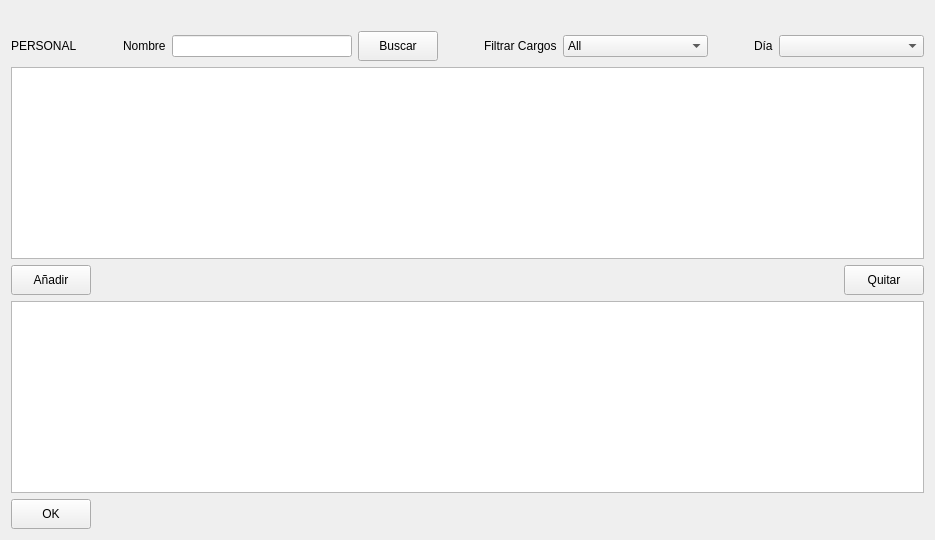
     <widget class="QWidget" name="pag_personal">
      <attribute name="title">
       <string>Personal</string>
      </attribute>
      <layout class="QGridLayout" name="gridLayout_2">
       <item row="1" column="0">
        <layout class="QVBoxLayout" name="verticalLayout_5">
         <item>
          <layout class="QVBoxLayout" name="verticalLayout_3">
           <property name="topMargin">
            <number>20</number>
           </property>
           <item>
            <layout class="QHBoxLayout" name="horizontalLayout_25">
             <item>
              <widget class="QLabel" name="labelTitle4">
               <property name="styleSheet">
                <string notr="true">font: 10pt &quot;MS Shell Dlg 2&quot;;</string>
               </property>
               <property name="text">
                <string>PERSONAL</string>
               </property>
              </widget>
             </item>
             <item>
              <spacer name="horizontalSpacer_6">
               <property name="orientation">
                <enum>Qt::Horizontal</enum>
               </property>
               <property name="sizeHint" stdset="0">
                <size>
                 <width>40</width>
                 <height>20</height>
                </size>
               </property>
              </spacer>
             </item>
             <item>
              <layout class="QHBoxLayout" name="horizontalLayout_24">
               <item>
                <widget class="QLabel" name="nombre_personal">
                 <property name="text">
                  <string>Nombre</string>
                 </property>
                </widget>
               </item>
               <item>
                <widget class="QLineEdit" name="entry_nombre_personal">
                 <property name="minimumSize">
                  <size>
                   <width>180</width>
                   <height>0</height>
                  </size>
                 </property>
                 <property name="contextMenuPolicy">
                  <enum>Qt::DefaultContextMenu</enum>
                 </property>
                </widget>
               </item>
              </layout>
             </item>
             <item>
              <widget class="QPushButton" name="buttonBuscarPers">
               <property name="minimumSize">
                <size>
                 <width>65</width>
                 <height>30</height>
                </size>
               </property>
               <property name="text">
                <string>Buscar</string>
               </property>
              </widget>
             </item>
             <item>
              <spacer name="horizontalSpacer_7">
               <property name="orientation">
                <enum>Qt::Horizontal</enum>
               </property>
               <property name="sizeHint" stdset="0">
                <size>
                 <width>40</width>
                 <height>20</height>
                </size>
               </property>
              </spacer>
             </item>
             <item>
              <layout class="QHBoxLayout" name="horizontalLayout_19">
               <item>
                <widget class="QLabel" name="filtrar_cargos">
                 <property name="text">
                  <string>Filtrar Cargos</string>
                 </property>
                </widget>
               </item>
               <item>
                <widget class="QComboBox" name="combo_filtrar_cargos">
                 <property name="minimumSize">
                  <size>
                   <width>145</width>
                   <height>0</height>
                  </size>
                 </property>
                 <item>
                  <property name="text">
                   <string>All</string>
                  </property>
                 </item>
                 <item>
                  <property name="text">
                   <string>Crew Chief</string>
                  </property>
                 </item>
                 <item>
                  <property name="text">
                   <string>Operador de Luces</string>
                  </property>
                 </item>
                 <item>
                  <property name="text">
                   <string>Dimmers</string>
                  </property>
                 </item>
                 <item>
                  <property name="text">
                   <string>Técnico de Luces</string>
                  </property>
                 </item>
                 <item>
                  <property name="text">
                   <string>Operador de Sonido</string>
                  </property>
                 </item>
                 <item>
                  <property name="text">
                   <string>RF</string>
                  </property>
                 </item>
                 <item>
                  <property name="text">
                   <string>Técnico de Sonido</string>
                  </property>
                 </item>
                 <item>
                  <property name="text">
                   <string>Operador de Video</string>
                  </property>
                 </item>
                 <item>
                  <property name="text">
                   <string>Led</string>
                  </property>
                 </item>
                 <item>
                  <property name="text">
                   <string>Técnico de Video</string>
                  </property>
                 </item>
                 <item>
                  <property name="text">
                   <string>Rigger</string>
                  </property>
                 </item>
                 <item>
                  <property name="text">
                   <string>Regidor</string>
                  </property>
                 </item>
                 <item>
                  <property name="text">
                   <string>Contenidos</string>
                  </property>
                 </item>
                 <item>
                  <property name="text">
                   <string>Deco</string>
                  </property>
                 </item>
                </widget>
               </item>
              </layout>
             </item>
             <item>
              <spacer name="horizontalSpacer_8">
               <property name="orientation">
                <enum>Qt::Horizontal</enum>
               </property>
               <property name="sizeHint" stdset="0">
                <size>
                 <width>40</width>
                 <height>20</height>
                </size>
               </property>
              </spacer>
             </item>
             <item>
              <layout class="QHBoxLayout" name="horizontalLayout_10">
               <item>
                <widget class="QLabel" name="dia_personal">
                 <property name="text">
                  <string>Día</string>
                 </property>
                </widget>
               </item>
               <item>
                <widget class="QComboBox" name="combo_dia_personal">
                 <property name="sizePolicy">
                  <sizepolicy hsizetype="Fixed" vsizetype="Fixed">
                   <horstretch>0</horstretch>
                   <verstretch>0</verstretch>
                  </sizepolicy>
                 </property>
                 <property name="minimumSize">
                  <size>
                   <width>145</width>
                   <height>0</height>
                  </size>
                 </property>
                </widget>
               </item>
              </layout>
             </item>
            </layout>
           </item>
           <item>
            <widget class="QTableWidget" name="personal_table">
             <attribute name="horizontalHeaderDefaultSectionSize">
              <number>184</number>
             </attribute>
            </widget>
           </item>
          </layout>
         </item>
         <item>
          <layout class="QHBoxLayout" name="horizontalLayout_3">
           <item>
            <widget class="QPushButton" name="button_add_personal">
             <property name="minimumSize">
              <size>
               <width>65</width>
               <height>30</height>
              </size>
             </property>
             <property name="text">
              <string>Añadir</string>
             </property>
            </widget>
           </item>
           <item>
            <spacer name="horizontalSpacer">
             <property name="orientation">
              <enum>Qt::Horizontal</enum>
             </property>
             <property name="sizeHint" stdset="0">
              <size>
               <width>40</width>
               <height>20</height>
              </size>
             </property>
            </spacer>
           </item>
           <item>
            <widget class="QPushButton" name="button_remove_personal">
             <property name="minimumSize">
              <size>
               <width>65</width>
               <height>30</height>
              </size>
             </property>
             <property name="text">
              <string>Quitar</string>
             </property>
            </widget>
           </item>
          </layout>
         </item>
         <item>
          <widget class="QTableWidget" name="personal_added">
           <attribute name="horizontalHeaderDefaultSectionSize">
            <number>158</number>
           </attribute>
           <attribute name="horizontalHeaderMinimumSectionSize">
            <number>1</number>
           </attribute>
          </widget>
         </item>
         <item>
          <layout class="QHBoxLayout" name="horizontalLayout_5">
           <item>
            <widget class="QPushButton" name="buttonPersonalNext">
             <property name="minimumSize">
              <size>
               <width>65</width>
               <height>30</height>
              </size>
             </property>
             <property name="text">
              <string>OK</string>
             </property>
            </widget>
           </item>
           <item>
            <spacer name="horizontalSpacer_2">
             <property name="orientation">
              <enum>Qt::Horizontal</enum>
             </property>
             <property name="sizeHint" stdset="0">
              <size>
               <width>40</width>
               <height>20</height>
              </size>
             </property>
            </spacer>
           </item>
          </layout>
         </item>
        </layout>
       </item>
      </layout>
     </widget>
